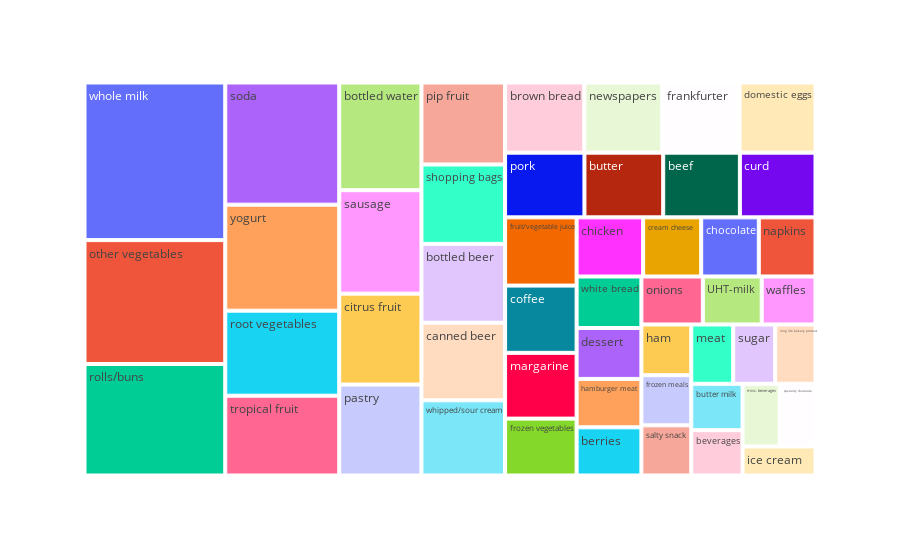

Here is the notebook cell this chart was saved with:
### Code cell
fig = px.treemap(item, path=['Item'], values='Count')
fig.show()

### Figure 1 — Plotly figure (JSON) as saved in the notebook; plotly's stock layout.template omitted (floating-point values rounded to 4 significant figures)
{"data": [{"branchvalues": "total", "domain": {"x": [0, 1], "y": [0, 1]}, "hovertemplate": "labels=%{label}<br>Count=%{value}<br>parent=%{parent}<br>id=%{id}<extra></extra>", "ids": ["UHT-milk", "beef", "berries", "beverages", "bottled beer", "bottled water", "brown bread", "butter", "butter milk", "canned beer", "chicken", "chocolate", "citrus fruit", "coffee", "cream cheese ", "curd", "dessert", "domestic eggs", "frankfurter", "frozen meals", "frozen vegetables", "fruit/vegetable juice", "ham", "hamburger meat", "ice cream", "long life bakery product", "margarine", "meat", "misc. beverages", "napkins", "newspapers", "onions", "other vegetables", "pastry", "pip fruit", "pork", "rolls/buns", "root vegetables", "salty snack", "sausage", "shopping bags", "soda", "specialty chocolate", "sugar", "tropical fruit", "waffles", "whipped/sour cream", "white bread", "whole milk", "yogurt"], "labels": ["UHT-milk", "beef", "berries", "beverages", "bottled beer", "bottled water", "brown bread", "butter", "butter milk", "canned beer", "chicken", "chocolate", "citrus fruit", "coffee", "cream cheese ", "curd", "dessert", "domestic eggs", "frankfurter", "frozen meals", "frozen vegetables", "fruit/vegetable juice", "ham", "hamburger meat", "ice cream", "long life bakery product", "margarine", "meat", "misc. beverages", "napkins", "newspapers", "onions", "other vegetables", "pastry", "pip fruit", "pork", "rolls/buns", "root vegetables", "salty snack", "sausage", "shopping bags", "soda", "specialty chocolate", "sugar", "tropical fruit", "waffles", "whipped/sour cream", "white bread", "whole milk", "yogurt"], "name": "", "parents": ["", "", "", "", "", "", "", "", "", "", "", "", "", "", "", "", "", "", "", "", "", "", "", "", "", "", "", "", "", "", "", "", "", "", "", "", "", "", "", "", "", "", "", "", "", "", "", "", "", ""], "type": "treemap", "values": [209, 367, 231, 172, 488, 655, 411, 377, 176, 480, 291, 252, 553, 356, 254, 362, 244, 394, 401, 185, 301, 361, 187, 232, 157, 177, 348, 184, 172, 248, 405, 218, 1290, 553, 507, 380, 1161, 717, 185, 629, 491, 1030, 166, 184, 673, 191, 465, 247, 1641, 894]}], "layout": {"legend": {"tracegroupgap": 0}, "margin": {"t": 60}}}
